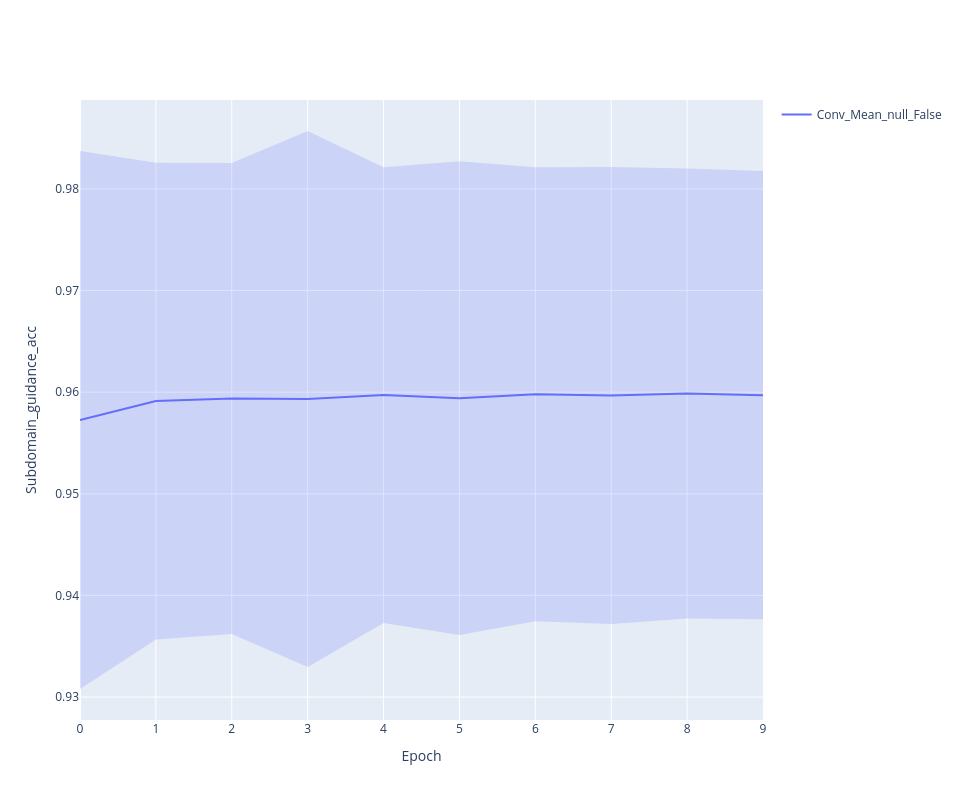

Source (notebook cell):
### Code cell
line_plot(history, 'subdomain_guidance_acc')

### Figure 1 — Plotly figure (JSON) as saved in the notebook; plotly's stock layout.template omitted (floating-point values rounded to 4 significant figures)
{"data": [{"line": {"color": "#636EFA"}, "mode": "lines", "name": "Conv_Mean_null_False", "type": "scatter", "x": [0, 1, 2, 3, 4, 5, 6, 7, 8, 9], "y": [0.9573, 0.9591, 0.9594, 0.9593, 0.9597, 0.9594, 0.9598, 0.9597, 0.9599, 0.9597]}, {"line": {"width": 0}, "marker": {"color": "#444"}, "mode": "lines", "showlegend": false, "type": "scatter", "x": [0, 1, 2, 3, 4, 5, 6, 7, 8, 9], "y": [0.9837, 0.9826, 0.9826, 0.9857, 0.9821, 0.9827, 0.9821, 0.9822, 0.982, 0.9818]}, {"fill": "tonexty", "fillcolor": "rgba(99, 110, 250,0.2)", "line": {"width": 0}, "marker": {"color": "#444"}, "mode": "lines", "showlegend": false, "type": "scatter", "x": [0, 1, 2, 3, 4, 5, 6, 7, 8, 9], "y": [0.9308, 0.9357, 0.9362, 0.933, 0.9373, 0.9361, 0.9375, 0.9372, 0.9377, 0.9376]}], "layout": {"height": 800, "width": 960, "xaxis": {"title": {"text": "Epoch"}}, "yaxis": {"title": {"text": "Subdomain_guidance_acc"}}}}
